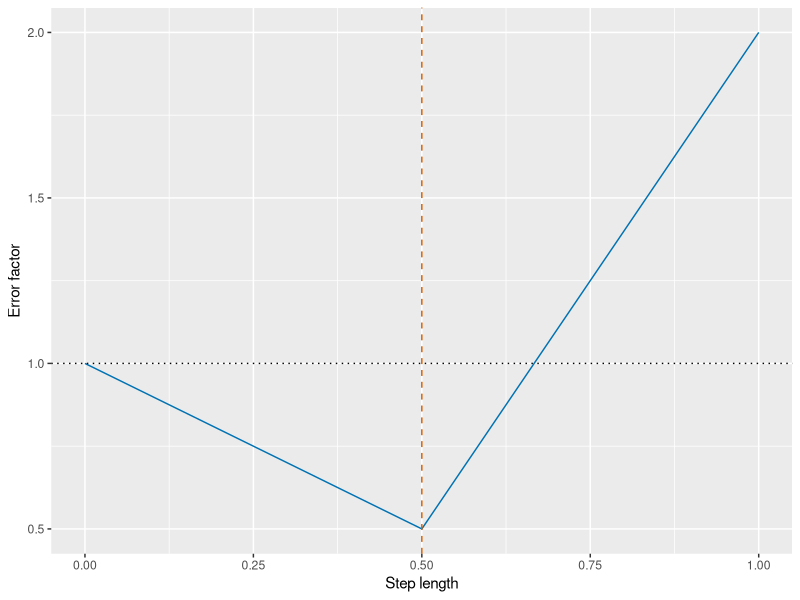

R code for this plot:
## ---- chunk 1
#| label: best-constant-step-plot-r
#| fig-alt: >-
#|   Plot of the error factor against the step length, from 0 to 1.
#|   A solid blue curve falls in a straight line from 1 at a step length of 0
#|   to a sharp minimum of 0.5 at a step length of 0.5,
#|   then rises in a straight line, crossing 1 at a step length of 0.667
#|   and reaching 2 at a step length of 1.
#|   A dotted horizontal line marks 1, and a dashed vermilion vertical line marks 0.5.
#| fig-height: 4
#| fig-width: 5
bcs_grid_pf <- seq(0, 1, length.out = 401)
bcs_first_pf <- abs(1 - 3 * bcs_grid_pf)
bcs_second_pf <- abs(1 - bcs_grid_pf)
bcs_rho_pf <- pmax(bcs_first_pf, bcs_second_pf)
bcs_curve_pf <- tibble::tibble(s = bcs_grid_pf, rho = bcs_rho_pf)
bcs_aes_pf <- ggplot2::aes(s, rho)
ggplot2::ggplot(bcs_curve_pf, bcs_aes_pf) +
  ggplot2::geom_line(colour = "#0072B2") +
  ggplot2::geom_hline(yintercept = 1, linetype = "dotted") +
  ggplot2::geom_vline(
    xintercept = 0.5, colour = "#D55E00", linetype = "dashed"
  ) +
  ggplot2::labs(x = "Step length", y = "Error factor")
